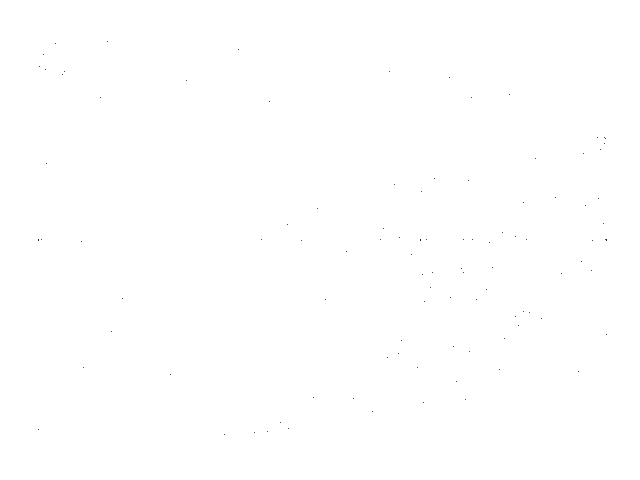
Frame 1 (no input)
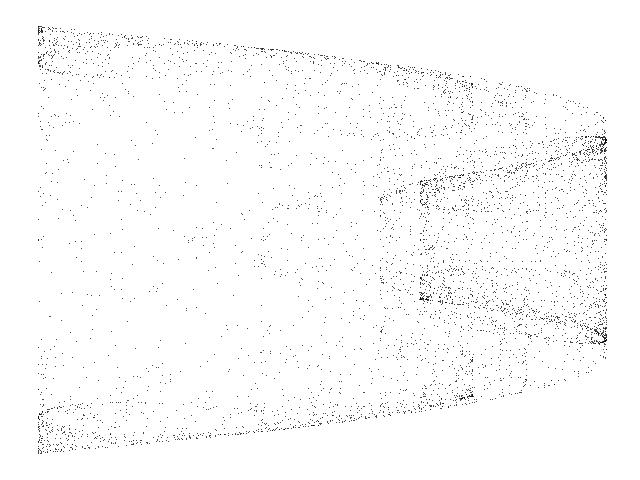
Frame 60 (the mouse pressed at the canvas centre just before this capture)
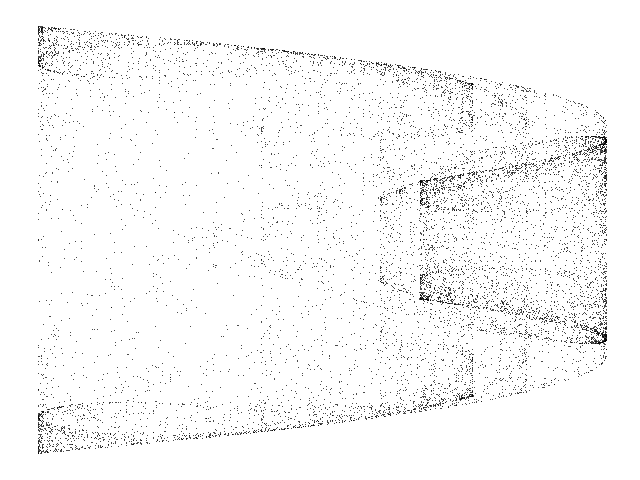
Frame 120 (the mouse held since frame 60 and released just before this capture)

The Processing sketch that drew these frames (run headless with seeded random() and noise(); from frame 60 on, the mouse is pressed at the canvas centre):

// Processing sketch: Cao_Lai
// ── Cao_Lai.pde
// Cao-Lai chaotic map //

  float x = 0.5;
  float y = 0.5;
  float a = 3.7;
  float b = 5.0;
        

void setup() {
  
  size(640, 480);
  background(255);
  
}

void draw() {
  
  for (int i=0;i<100;i++) {
    
    float nx = x;
    float ny = y;
        
    x = a * nx * (1 - nx);
    y = (1/TWO_PI) * b * nx * sin(TWO_PI*ny);
  
    point(-180+(850*x),240+(290*y));
        
  }

}
